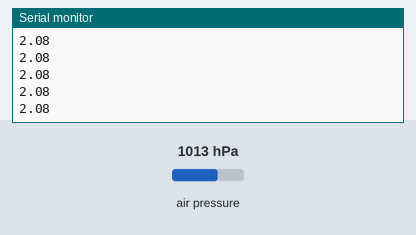
Bench run of a sketch on a simulated Arduino Uno, built with avr-gcc and run on an emulated ATmega328P. Shown: the last lines printed to the serial monitor. The inputs (shaded band) are chosen by the test bench; at power-on: air pressure 1013 hPa.

Above: at 1.2 s.
1.3 s: air pressure set to 952 hPa
At 1.9 s:
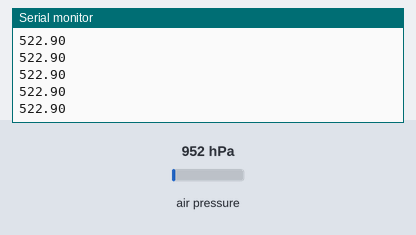
2.8 s: air pressure set to 975 hPa
At 3.9 s:
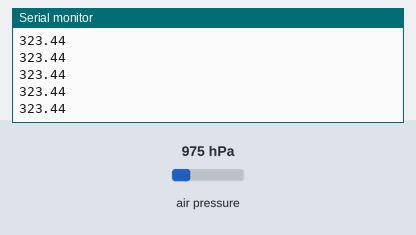
Timing chart, 0 to 5.8 s (numbered marks = the images above; inputs shaded):
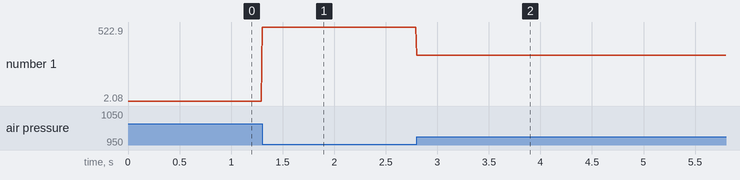

Measured:
- after the input at 1.3 s, the serial monitor: prints a new line at once (image 1)
- after the input at 2.8 s, the serial monitor: prints a new line at once (image 2)
- plotted number 1: 2.08 → 522.9 after the input at 1.3 s, 522.9 → 323.44 after the input at 2.8 s

The sketch:

Barometer_Code.ino
```cpp
// Install Adafruit MPL3115A2 Library
#include <Adafruit_MPL3115A2.h>

Adafruit_MPL3115A2 baro;

void setup() {
  Serial.begin(115200);
  while(!Serial);
  Serial.println("Adafruit_MPL3115A2 test!");

  if (!baro.begin()) {
    Serial.println("Could not find sensor. Check wiring.");
    while(1);
  }

  // use to set sea level pressure for current location
  // this is needed for accurate altitude measurement
  // STD SLP = 1013.26 hPa
  baro.setSeaPressure(1016);
}

void loop() {
//  float pressure = baro.getPressure();
  float altitude = baro.getAltitude();
//  float temperature = baro.getTemperature();

  // Serial.println("-----------------");
  // Serial.print("pressure = "); Serial.print(pressure); Serial.println(" hPa");
  // Serial.print("altitude = "); Serial.print(altitude); Serial.println(" m");
  // Serial.print("temperature = "); Serial.print(temperature); Serial.println(" C");
  Serial.println(altitude);
  delay(10);
}
```
